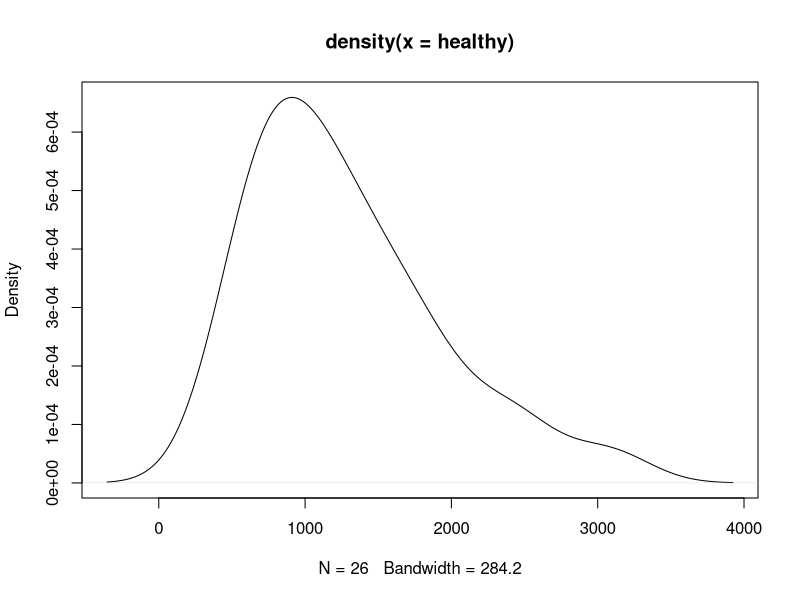
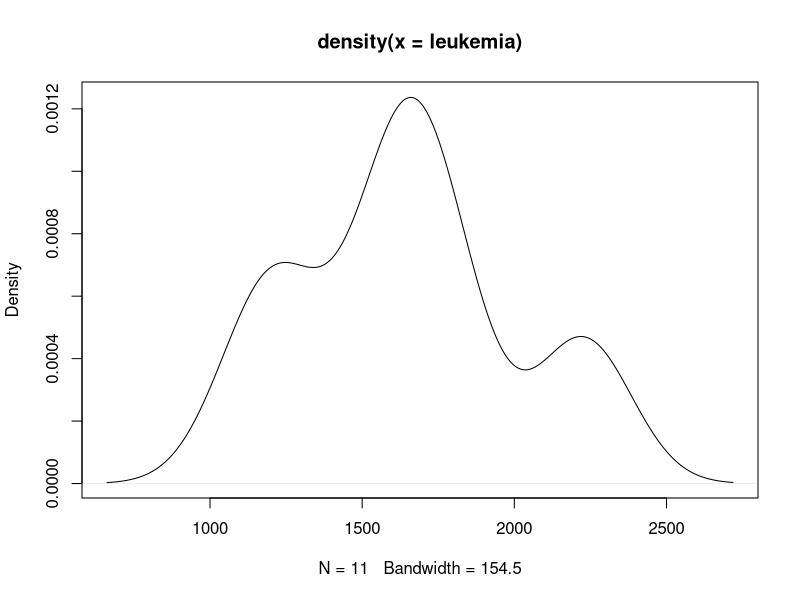
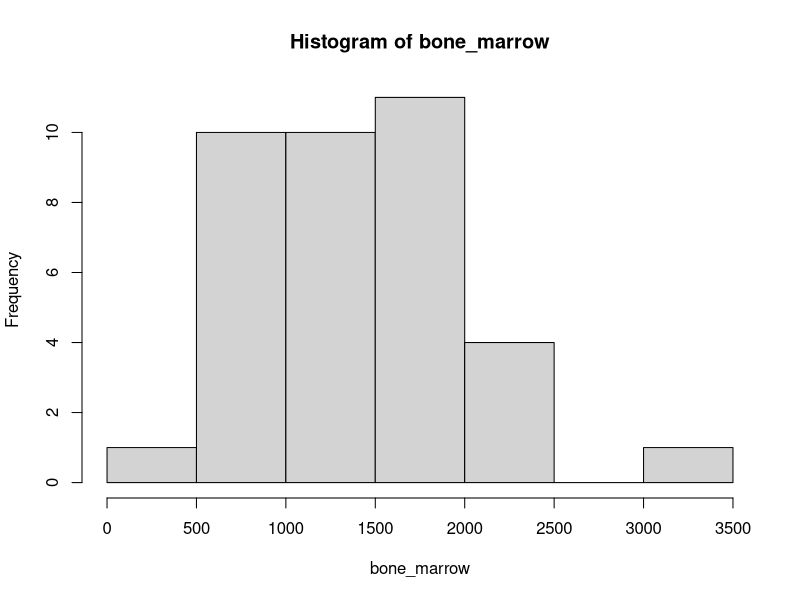
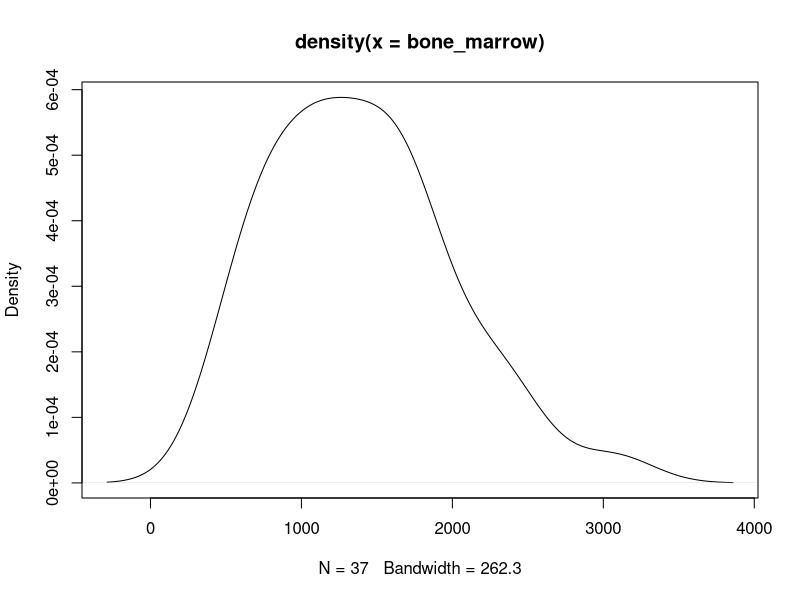
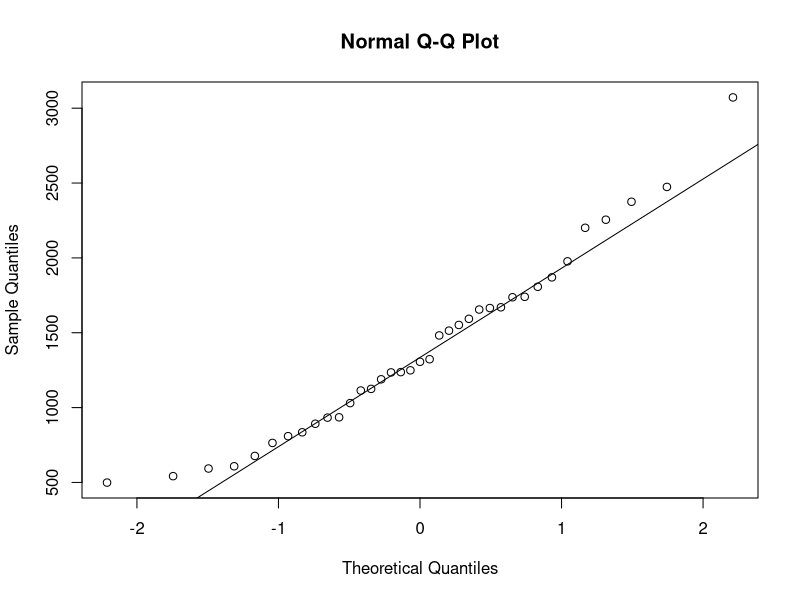

These figures' R source, in order:
# Riccardo Petrella

# ATPC6 on healthy and leukemia

library(boot)

healthy <- c(835, 935, 1665, 764, 1323, 1030, 1482, 1306, 593, 2375, 542, 
             809, 2474, 1514, 1977, 1235, 933, 1114, 3072, 608, 499, 1740, 
             1189, 1870, 892, 677)

leukemia <- c(1237, 1125, 1655, 1807, 1593, 2201, 1737, 1552, 2255, 1249, 1670) 

bone_marrow <- c(healthy, leukemia)
healthy <- bone_marrow[1:26]
leukemia <- bone_marrow[27:37]

#evaluate the normality of our data
plot(density(healthy))
plot(density(leukemia))

hist(bone_marrow, breaks=8)
plot(density(bone_marrow), type="l")
qqnorm(bone_marrow)
qqline(bone_marrow)

shapiro.test(healthy)
shapiro.test(leukemia)
shapiro.test(bone_marrow)

######################################### Point b
#t test
t.test(healthy, leukemia, alternative = "less", mu=0, conf.level = 0.95)


##### second method: parametric bootstrap

statistics_test<-function(data){
  mean_HEA <- mean(data[1:26])
  mean_LEU<- mean(data[27:37])
  var_HEA <- var(data[1:26])
  var_LEU <- var(data[27:37])
  
  (mean_LEU-mean_HEA)/sqrt(var_LEU/11 + var_HEA/26)
}

theta<-function(data, i){
  statistics_test(data[i])
}


rg <- function(data, mle){
  out <- rpois(length(data), lambda=mle)
  out
}

set.seed(1)

p_bootstrap <- boot(bone_marrow, theta, R=100000, sim="parametric",
                       ran.gen = rg, mle=mean(bone_marrow))
p_bootstrap

t_star <- p_bootstrap$t
t_obs<-statistics_test(bone_marrow)

B=100000


p_value_2<-(sum(t_star>=t_obs) )/B
p_value_2


####### third method: Wilks

mu1 <- mean(healthy)
mu2 <- mean(leukemia)
mu <- mean(bone_marrow)
n1 <- length(healthy)
n2 <- length(leukemia)
n <- length(bone_marrow)

w <- -2*(sum(bone_marrow)*log(mu)-n*mu - sum(healthy)*log(mu1)+ n1*mu1
         - sum(leukemia)*log(mu2) + n2*mu2)
w

p_value_3 <- 1- pchisq(w, 1)
p_value_3

##################point c

wilcox.test(healthy,leukemia, alternative = "less",
            mu=0, conf.level = 0.95)
